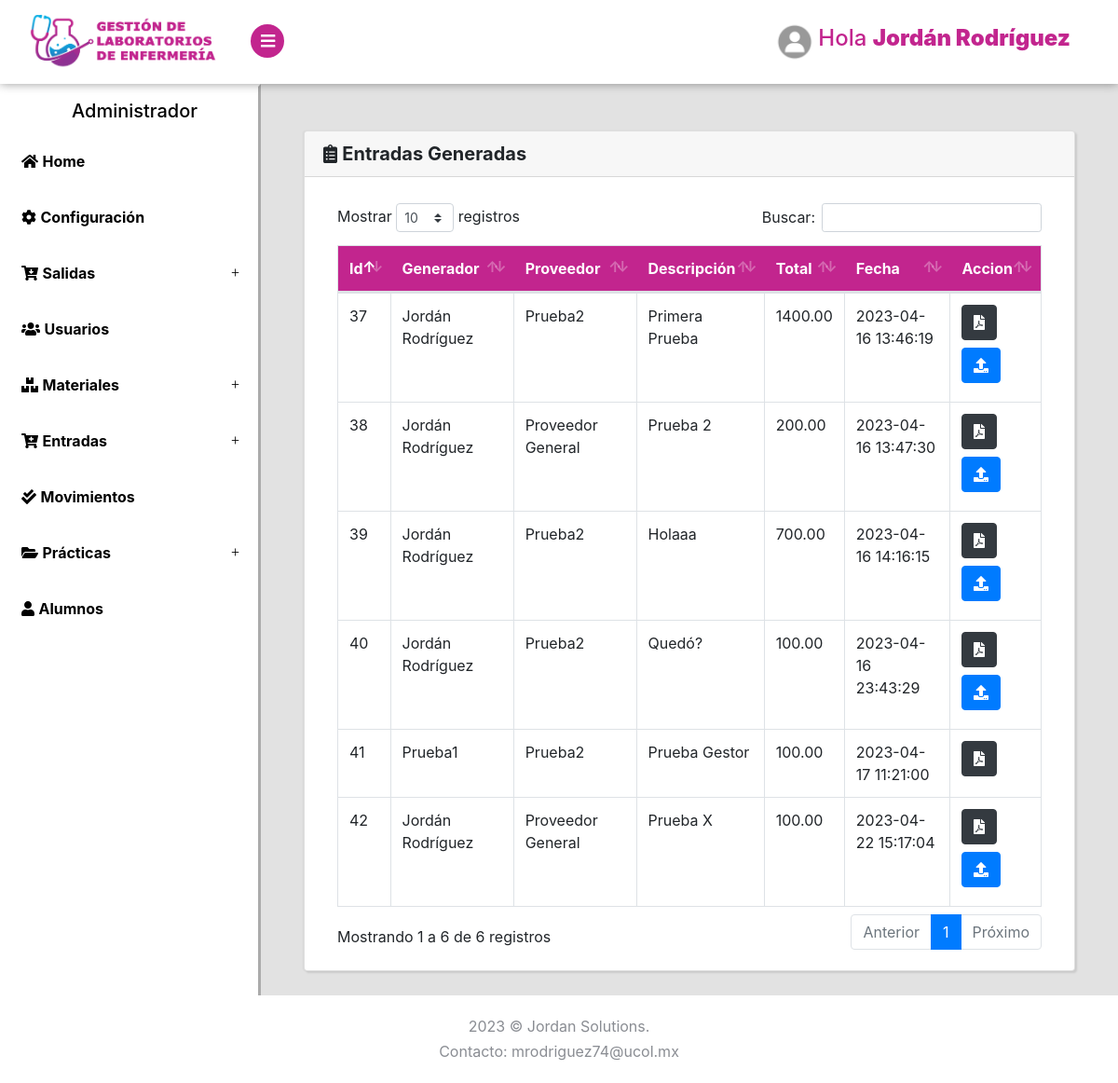
The page /Entradas/lista (signed in) on the database as committed earlier.
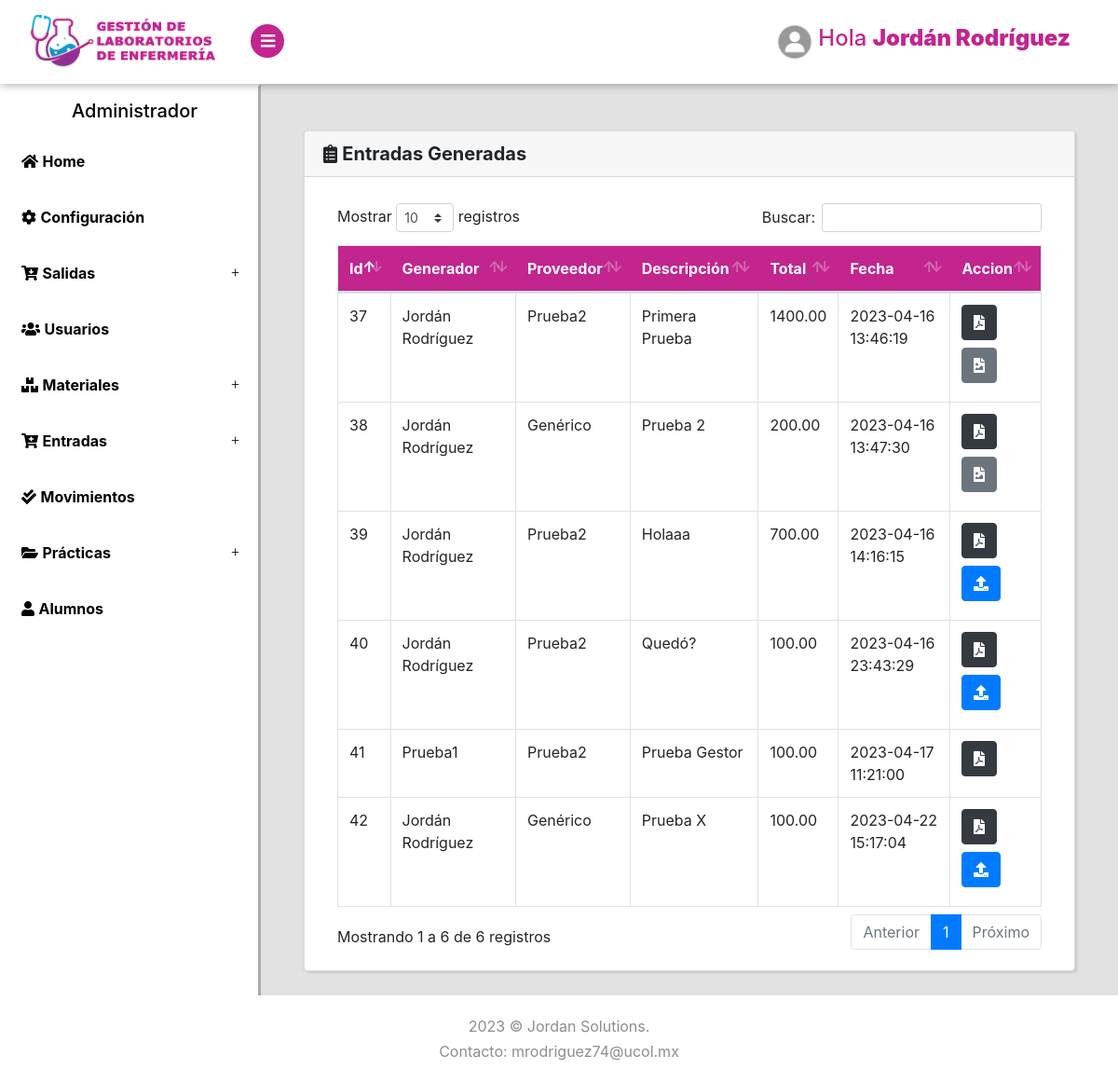
The same page on the database as committed later.
### tables this page shows
CREATE TABLE `compras` (
  `id` int(11) NOT NULL,
  `descripcion` varchar(500) NOT NULL,
  `total` decimal(10,2) NOT NULL,
  `id_proveedor` varchar(255) NOT NULL,
  `id_generador` varchar(200) NOT NULL,
  `fecha` datetime NOT NULL DEFAULT current_timestamp(),
  `formato` varchar(200) NOT NULL
);

CREATE TABLE `proveedores` (
  `id` int(11) NOT NULL,
  `nombre` varchar(100) NOT NULL,
  `direccion` text NOT NULL,
  `telefono` varchar(15) NOT NULL,
  `estado` int(10) NOT NULL DEFAULT 1
);

CREATE TABLE `usuarios` (
  `id` int(11) NOT NULL,
  `usuario` varchar(20) NOT NULL,
  `nombre` varchar(100) NOT NULL,
  `correo` varchar(100) NOT NULL,
  `rol` varchar(20) NOT NULL,
  `clave` varchar(150) NOT NULL,
  `estado` tinyint(4) NOT NULL DEFAULT 1,
  `perfil` varchar(150) NOT NULL DEFAULT 'perfil.jpg'
);

### Libraries/Core/Views.php (called while the page is built)
<?php
class Views{
    function getView($controller, $view, $alert="", $data1 = "", $data2 = "", $data3 = "", $data4 = "", $data5 = "")
    {
        $controller = get_class($controller);
        if ($controller == "Login") {
            $view = "Views/".$view.".php";
        }else{
            $view = "Views/" . $controller . "/" . $view . ".php";
        }
        require_once($view);
    }
}
?>

### Controller/Entradas.php (called while the page is built, shortened)
<?php
class Entradas extends Controllers{
    public function lista()
    {
        $data1 = $this->model->selectCompras();
        $this->views->getView($this, "ListarCompras", "", $data1);
        die();
    }
}
?>

### index.php (called while the page is built, shortened)
<?php
require_once("Helpers/Helpers.php");
require_once("Libraries/Core/Load.php");
?>

### Libraries/Core/Mysql.php (called while the page is built, shortened)
<?php
class Mysql extends Conexion{
    private $conexion;
    function __construct()
    {
        $this->conexion = new Conexion();
        $this->conexion = $this->conexion->conect();
    }
    public function select_all(string $query){
        $this->strquery = $query;
        $result = $this->conexion->prepare($this->strquery);
        $result->execute();
        $data = $result->fetchall(PDO::FETCH_ASSOC);
        return $data;
    }
}
?>

### Libraries/Core/Conexion.php (called while the page is built)
<?php
class Conexion{
    private $conect;
    public function __construct()
    {
      $conexion = "mysql:host=".HOST.";dbname=".BD.";.CHARSET.";
      try {
          $this->conect = new PDO($conexion, DB_USER, PASS);
          $this->conect->setAttribute(PDO::ATTR_ERRMODE, PDO::ERRMODE_EXCEPTION);
      } catch (PDOException $e) {
          $this->conect = "Error en la conexion";
          echo "Error: " . $e->getMessage();
      }
    }
    public function conect()
    {
        return $this->conect;
    }
}
?>

### Models/EntradasModel.php (called while the page is built, shortened)
<?php
class EntradasModel extends Mysql{
    public function selectCompras()
    {
        $sql = "SELECT compras.id, compras.total, compras.formato, compras.fecha, compras.descripcion, u1.nombre as id_proveedor, u2.nombre as id_generador FROM compras
                JOIN proveedores u1 ON compras.id_proveedor = u1.id
                JOIN usuarios u2 ON compras.id_generador = u2.id";
        $res = $this->select_all($sql);
        return $res;
    }
}
?>

### Helpers/Helpers.php (called while the page is built, shortened)
<?php
function base_url()
{
    return BASE_URL;
}
?>

### Views/Entradas/ListarCompras.php (the view, shortened to what the changed rows need)
<?php if($_SESSION['rol'] <= 1){ ?>
<div class="page-content2">
    <section>
        <div class="card container-fluid2 text-center">
            <div class="card-header"><i class="fas fa-exclamation-circle"></i> ERROR</div>
            <div class="card-body">
                <img src="../Assets/img/unicornio.png" style="height: 400px; ">
                <h5 class="card-title">Error: No tienes acceso a esta página.</h5>
            </div>
            <div class="card-footer text-muted">
              <a href="<?php echo base_url() ?>Dashboard/Alumnos" class="btn btn-primary">Ir al inicio</a>
            </div>
        </div>
    </section>
</div>
<?php }  else { ?>
<div class="page-content">
    <section>
        <div class="card container-fluid2">
            <div class="card-body">
                <div class="container-fluid ">
                    <div class="row">
                        <div class="col-lg-12">
                            <div class="table-responsive">
                                <table class="table table-hover table-bordered" id="Table">
                                    <thead class="thead-personality">
                                        <tr>
                                            <th>Id</th>
                                            <th>Generador</th>
                                            <th>Proveedor</th>
                                            <th>Descripción</th>
                                            <th>Total</th>
                                            <th>Fecha</th>
                                            <th>Accion</th>
                                        </tr>
                                    </thead>
                                    <tbody>
                                        <?php foreach ($data1 as $lista) { ?>
                                            <tr>
                                                <td><?php echo $lista['id']; ?></td>
                                                <td><?php echo $lista['id_generador']; ?></td>
                                                <td><?php echo $lista['id_proveedor']; ?></td>
                                                <td><?php echo $lista['descripcion']; ?></td>
                                                <td><?php echo $lista['total']; ?></td>
                                                <td><?php echo $lista['fecha']; ?></td>
                                                <td>
                                                    <a title="Detalle" href="<?php echo base_url(); ?>Entradas/ver?id=<?php echo $lista['id']; ?>" target="_blank" rel="noopener noreferrer" class="btn btn-dark mb-2"><i class="fa fa-file-pdf"></i></a>
                                                    <?php if($lista['formato'] == "" && $lista['id_generador'] == $_SESSION['nombre']){ ?>
                                                        <button title="Subir Factura" class="btn btn-primary mb-2" type="button" data-toggle="modal" data-target="#cargar_formato" data-bs-id="<?php echo $lista['id']; ?>" onclick="idModal();"><i class="fas fa-upload"></i></button>
                                                        <?php }  elseif($lista['formato'] == "") { ?>
                                                        <?php }  else { ?>
                                                        <a title="Factura" href="<?php echo base_url(); ?>/Assets/archivos/entradas/<?php echo $lista['formato']; ?>" target="_blank" rel="noopener noreferrer" class="btn btn-secondary mb-2"><i class="fa fa-file-image"></i></a>
                                                    <?php }?>
                                                </td>
                                            </tr>
                                        <?php } ?>
                                    </tbody>
                                </table>
                            </div>
                        </div>
                    </div>
                </div>
            </div>
        </div>
    </section>
</div>
</div>
<?php } ?>

Rows that differ between the two databases and show on the page:
changed compras "Primera Prueba": formato empty → "LOGO.jpg" (drawn)
changed compras "Prueba 2": id_proveedor.nombre "Proveedor General" → "Genérico"; formato empty → "38.pdf" (drawn)
changed through a linked row, compras "Prueba X": id_proveedor.nombre "Proveedor General" → "Genérico"
